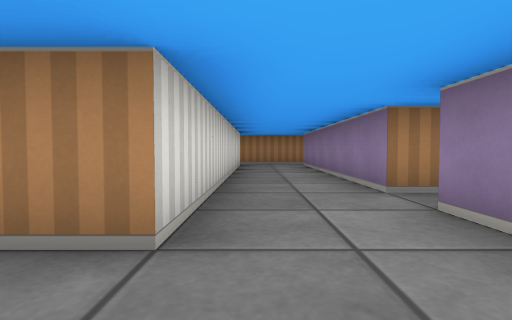
View 1 (above)

20 first-person views from a walk through a cub3D level. The camera is about half as high as the walls, tilts 2° down and sees 80° across. The floor is counted in squares. Each view is taken from the middle of a square. On the plan, view 1 faces up. The plan holds only what a view shows up to about 9 squares ahead; the rest is blank.

View 2
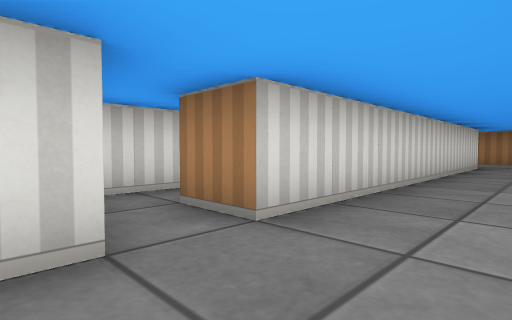

View 3
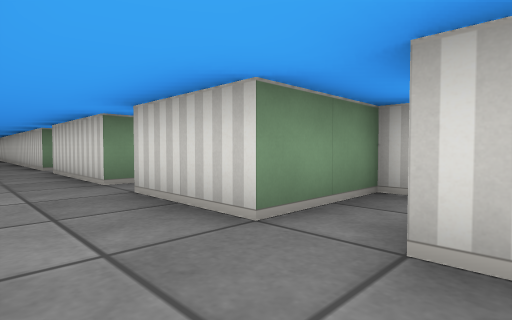

View 4
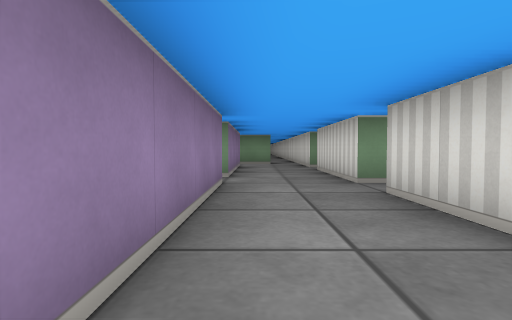

View 5
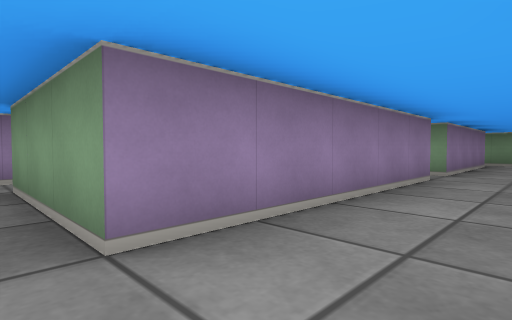

View 6
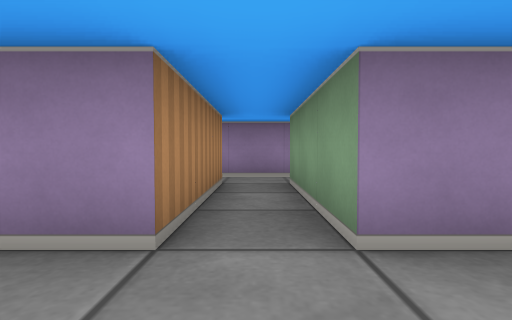

View 7
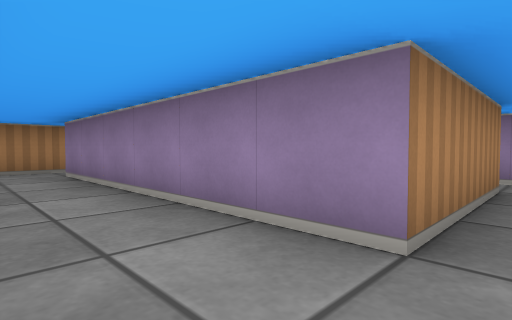

View 8
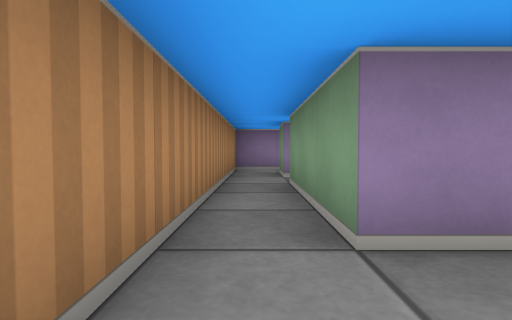

View 9
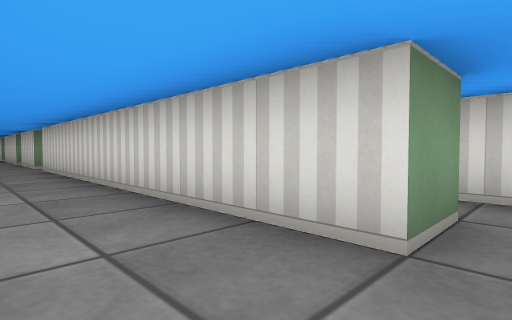

View 10
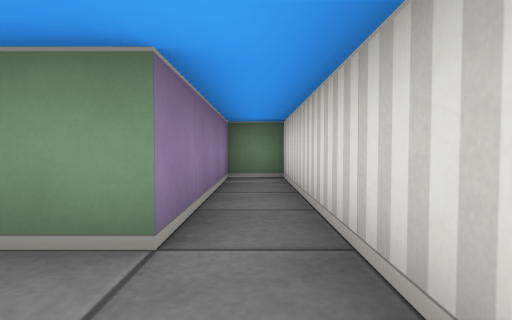

View 11
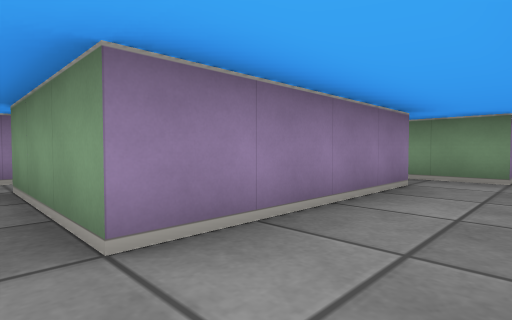

View 12
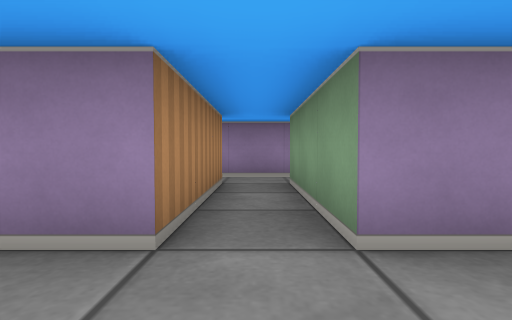

View 13
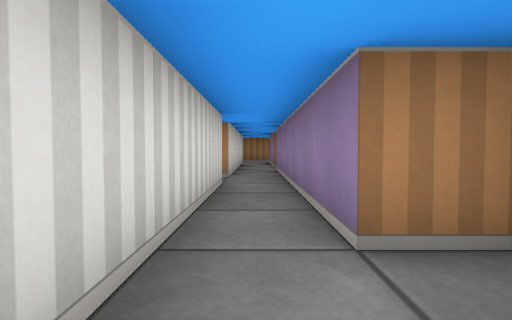

View 14
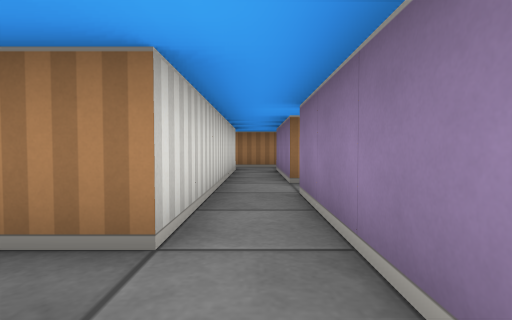

View 15
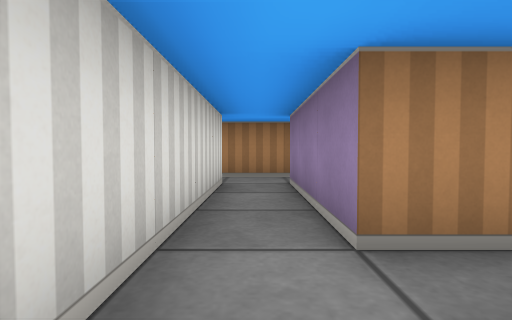

View 16
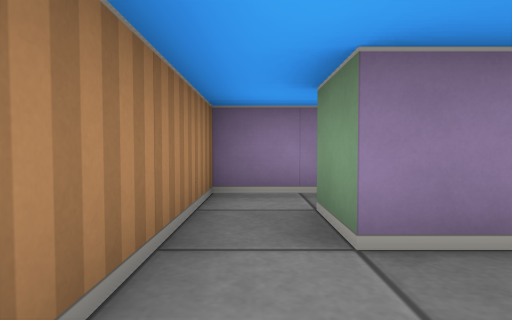

View 17
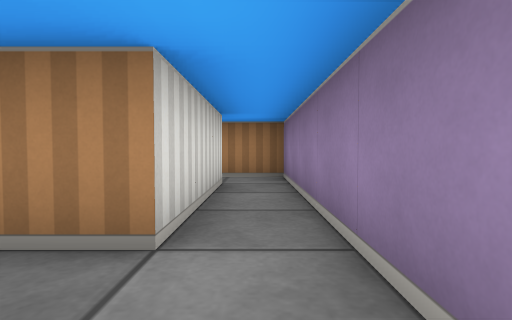

View 18
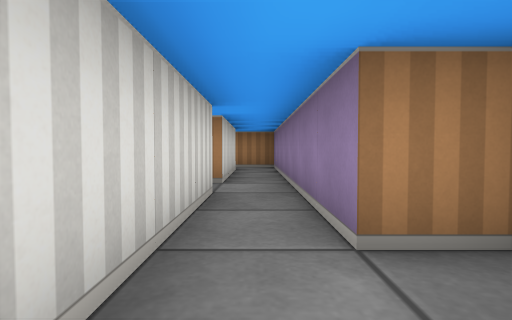

View 19
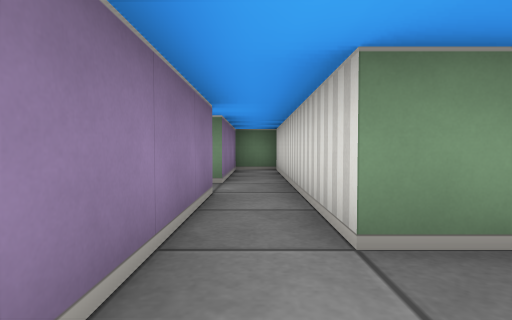

View 20
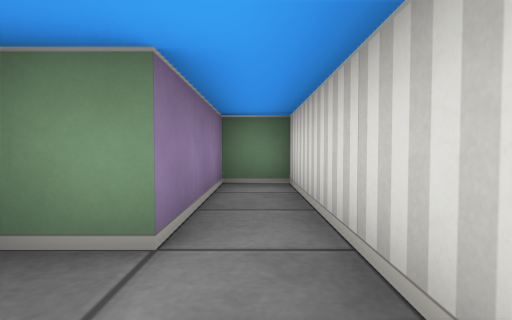

### Floor plan
Ten units are one square. View 1 is at (0, 0); x grows to the right and y downward. Boxes are objects, and circles mark ways between rooms. Rooms are numbered by the first view taken in them; rooms with no view inside come last. Other rooms are left out.
<svg viewBox="-30 -110 119 191">
<path fill="none" stroke="#000" d="M-5 -5 -5 15M-5 -25 -5 -15M15 15 15 -25M15 -25 45 -25M45 -55 45 -35 15 -35 15 -95 45 -95M-5 -95 -5 -25M55 -25 55 -55M46 -105 -8 -105M-25 -105 -25 -55 -15 -55 -15 -95 -5 -95M15 35 45 35M-5 25 -5 35M45 25 15 25 15 15M55 36 55 24M65 5 55 5 55 -25M45 -25 45 15M65 -55 65 5 75 5 75 -25 84 -25M84 -35 75 -35 75 -105 65 -105M65 -95 65 -65M-5 64 -5 76M-5 35 -5 55M15 76 15 35M45 -95 45 -55M65 -65 55 -65 55 -95 65 -95M55 -55 65 -55M65 -105 46 -105M-25 -21 -25 -5 -5 -5M-5 -15 -15 -15"/>
<circle cx="5" cy="-20" r="3" fill="#2a7"/>
<circle cx="5" cy="5" r="3" fill="#2a7"/>
<circle cx="-10" cy="-10" r="3" fill="#2a7"/>
<circle cx="-10" cy="-100" r="3" fill="#2a7"/>
<circle cx="50" cy="-30" r="3" fill="#2a7"/>
<circle cx="40" cy="-100" r="3" fill="#2a7"/>
<circle cx="50" cy="-45" r="3" fill="#2a7"/>
<circle cx="50" cy="20" r="3" fill="#2a7"/>
<circle cx="5" cy="45" r="3" fill="#2a7"/>
<circle cx="60" cy="-100" r="3" fill="#2a7"/>
<circle cx="60" cy="-60" r="3" fill="#2a7"/>
<text x="0" y="-10">1</text>
<text x="10" y="-60">2</text>
<text x="-20" y="-90">3</text>
<text x="20" y="30">4</text>
<text x="50" y="0">5</text>
<text x="70" y="-50">6</text>
<text x="0" y="50">7</text>
<text x="50" y="-80">8</text>
<text x="-20" y="-20">9</text>
</svg>
Room 1 opens to room 2. Room 1 opens to room 4. Room 1 opens to room 9. Room 2 opens to room 3. Room 2 opens to room 5. Room 2 opens to room 8. Room 4 opens to room 5. Room 4 opens to room 7. Room 6 opens to room 8.

Where each view was taken, in squares from view 1:
view 1: 0 up, 0 right, facing up
view 2: 0 up, 1 right, facing up-left
view 3: 2 up, 1 right, facing down-left
view 4: 2 up, 1 right, facing down
view 5: 3 up, 0 right, facing down-right
view 6: 3 up, 0 right, facing right
view 7: 3 up, 0 right, facing up-right
view 8: 10 up, 0 right, facing right
view 9: 10 up, 1 right, facing down-left
view 10: 11 up, 2 left, facing down
view 11: 3 down, 0 right, facing down-right
view 12: 3 down, 0 right, facing right
view 13: 2 down, 5 right, facing up
view 14: 2 up, 5 right, facing up
view 15: 5 up, 5 right, facing up
view 16: 10 up, 4 right, facing right
view 17: 5 up, 7 right, facing up
view 18: 2 up, 7 right, facing up
view 19: 7 up, 7 right, facing down
view 20: 4 up, 7 right, facing down
